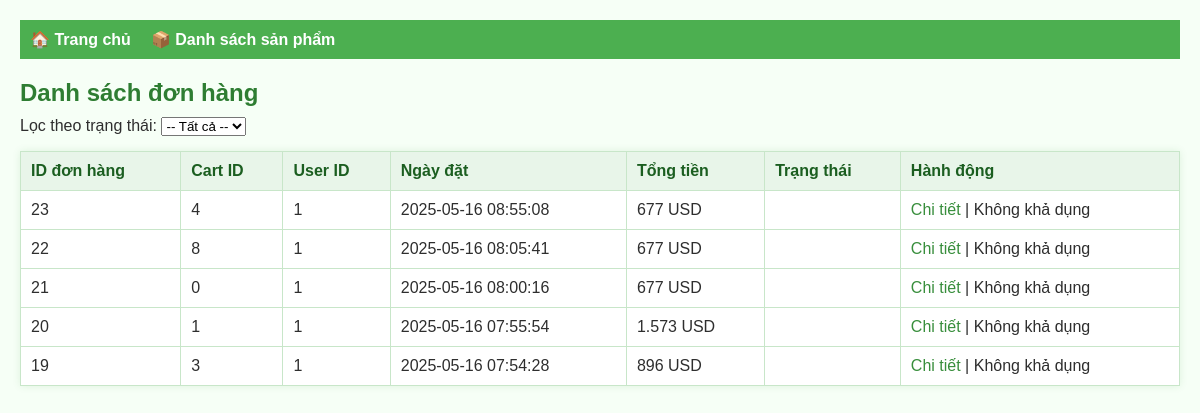
The page /myorder/myorder.php on the database as committed earlier.
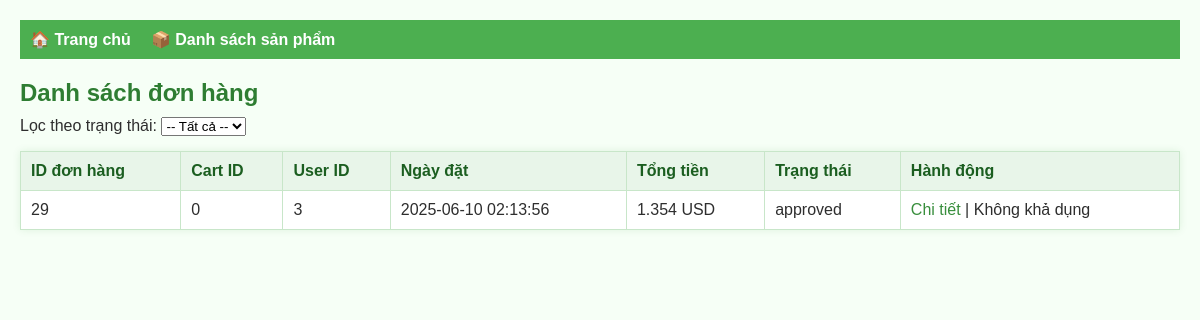
The same page on the database as committed later.
### tables this page shows
CREATE TABLE `orders` (
  `order_id` int(11) NOT NULL,
  `cart_id` int(11) NOT NULL,
  `user_id` int(11) NOT NULL,
  `order_date` datetime NOT NULL DEFAULT current_timestamp(),
  `total_price` decimal(10,2) NOT NULL,
  `status` enum('pending','approved','rejected') NOT NULL DEFAULT 'pending'
);

### myorder/myorder.php (the view, shortened to what this page needs)
<!DOCTYPE html>
<html lang="vi">
<head>
    <link rel="stylesheet" href="style1.css">
</head>
<body>
<header style="background-color: #4caf50; padding: 10px;">
    <nav style="display: flex; gap: 20px;">
        <a href="../homePage/HomePage.php" style="color: white; text-decoration: none; font-weight: bold;">🏠 Trang chủ</a>
        <a href="../myproduct/index.php" style="color: white; text-decoration: none; font-weight: bold;">📦 Danh sách sản phẩm</a>
    </nav>
</header>
<h2>Danh sách đơn hàng</h2>
<form method="GET" style="margin-top: 10px;">
    <label for="status">Lọc theo trạng thái: </label>
    <select name="status" id="status" onchange="this.form.submit()">
        <option value="">-- Tất cả --</option>
    </select>
</form>
<?php
require 'config.php';
$limit = 10;
$page = isset($_GET['page']) && is_numeric($_GET['page']) ? max(1, (int)$_GET['page']) : 1;
$offset = ($page - 1) * $limit;
$status_filter = '';
$sql = "SELECT * FROM orders $status_filter ORDER BY order_date DESC LIMIT $limit OFFSET $offset";
$result = $conn->query($sql);
?>
<table border="1" cellpadding="8" cellspacing="0" style="margin-top: 10px;">
    <tr>
        <th>ID đơn hàng</th>
        <th>Cart ID</th>
        <th>User ID</th>
        <th>Ngày đặt</th>
        <th>Tổng tiền</th>
        <th>Trạng thái</th>
        <th>Hành động</th>
    </tr>
    <?php if ($result && $result->num_rows > 0): ?>
        <?php while ($row = $result->fetch_assoc()): ?>
            <tr>
                <td><?= $row['order_id'] ?></td>
                <td><?= $row['cart_id'] ?></td>
                <td><?= $row['user_id'] ?></td>
                <td><?= $row['order_date'] ?></td>
                <td><?= number_format($row['total_price'], 0, ',', '.') ?> USD</td>
                <td><?= $row['status'] ?></td>
                <td>
                    <a href="order_detail.php?id=<?= $row['order_id'] ?>">Chi tiết</a> |
                    <?php if ($row['status'] === 'pending'): ?>
                        <a href="approve_order.php?id=<?= $row['order_id'] ?>" onclick="return confirm('Duyệt đơn hàng này?')">Duyệt</a> |
                        <a href="reject_order.php?id=<?= $row['order_id'] ?>" onclick="return confirm('Từ chối đơn hàng này?')">Từ chối</a>
                    <?php else: ?>
                        Không khả dụng
                    <?php endif; ?>
                </td>
            </tr>
        <?php endwhile; ?>
    <?php else: ?>
        <tr><td colspan="7">Không có đơn hàng nào.</td></tr>
    <?php endif; ?>
</table>
</body>
</html>

### myorder/config.php (shortened to what this page needs)
<!DOCTYPE html>
<html lang="vi">
<head>
    <link rel="stylesheet" href="style1.css">
</head>
<body></body>

### myorder/style1.css (style rules this page uses)
header { background-color: #4caf50; padding: 10px 20px; }
header nav { display: flex; gap: 20px; }
header a { color: white; text-decoration: none; font-weight: bold; }
body { font-family: Arial, sans-serif; margin: 20px; background-color: #f6fff6; color: #2e2e2e; }
h2 { color: #2e7d32; margin-bottom: 10px; }
a { text-decoration: none; color: #388e3c; }
table { width: 100%; border-collapse: collapse; background-color: #ffffff; box-shadow: 0 0 8px rgba(0, 128, 0, 0.1); }
th, td { padding: 10px; border: 1px solid #c8e6c9; text-align: left; vertical-align: middle; }
th { background-color: #e8f5e9; font-weight: bold; color: #1b5e20; }
form { margin-bottom: 15px; }

Rows that differ between the two databases and show on the page:
removed orders: order_id "23", cart "4", user "1", order_date "2025-05-16 08:55:08", total_price "677", status "Không khả dụng"
removed orders: order_id "22", cart "8", user "1", order_date "2025-05-16 08:05:41", total_price "677", status "Không khả dụng"
removed orders: order_id "21", cart "0", user "1", order_date "2025-05-16 08:00:16", total_price "677", status "Không khả dụng"
removed orders: order_id "20", cart "1", user "1", order_date "2025-05-16 07:55:54", total_price "1.573", status "Không khả dụng"
removed orders: order_id "19", cart "3", user "1", order_date "2025-05-16 07:54:28", total_price "896", status "Không khả dụng"
added orders: order_id "29", cart "0", user "3", order_date "2025-06-10 02:13:56", total_price "1.354", status "approved", shows "Không khả dụng"
